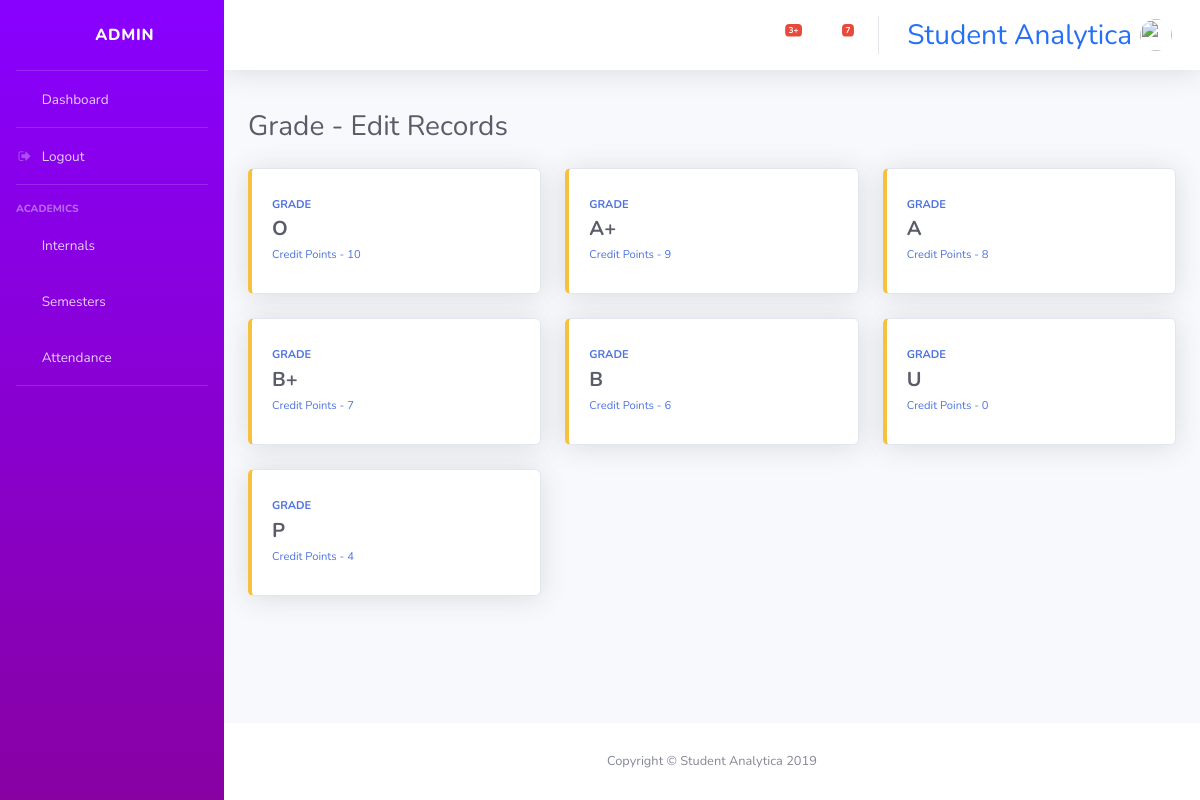
The page /grade/edit/ (signed in) on the database as committed earlier.
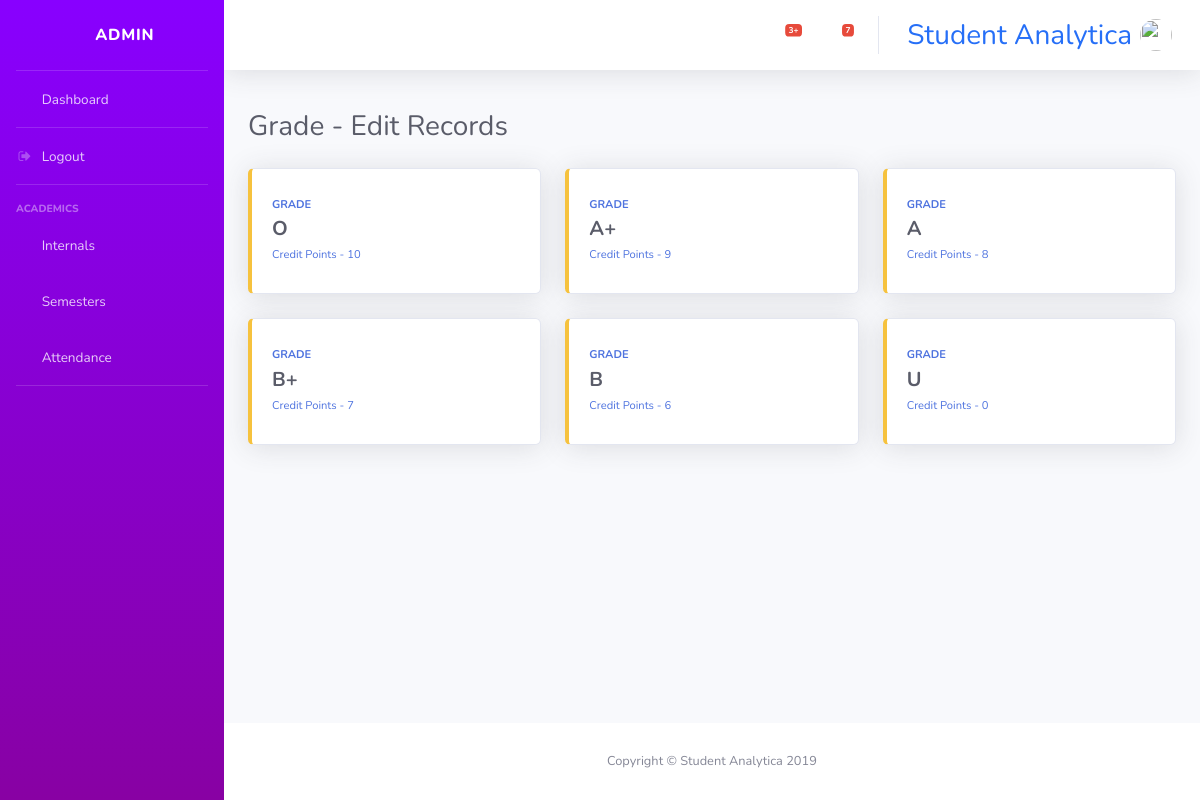
The same page on the database as committed later.
### console/models.py (models this page shows, shortened)
class Grade(models.Model):
    points = models.IntegerField()
    letter = models.CharField(max_length=2, unique=True)

### console/views/grade.py (the view)
def elist(request):
    if request.user.is_authenticated:
        if request.user.is_staff:
            context={
                'grades': Grade.objects.all()
            }
            return render(request, 'console/grades/list.html', context)
        else:
            return redirect('dashboard')

### console/templates/console/grades/list.html
{% extends "base.html" %}
{% block content %}
<br>
<div class="d-sm-flex align-items-center justify-content-between mb-4">
    <h1 class="h3 mb-0 text-gray-800">Grade - Edit Records</h1>
</div>
<div class="row">
    {% for grade in grades %}
    <div class="col-xl-4 col-md-6 mb-4">
        <a href="{% url 'edit_grade_form' pk=grade.id %}" style="text-decoration: none;">
            <div class="card border-left-warning shadow h-100 py-2">
                <div class="card-body">
                    <div class="row no-gutters align-items-center">
                        <div class="col mr-2">
                            <div class="text-xs font-weight-bold text-primary text-uppercase mb-1">GRADE</div>
                            <div class="h5 mb-0 font-weight-bold text-gray-800">{{grade.letter}}</div>
                            <span class="text-xs">Credit Points - {{grade.points}}</span>
                        </div>
                        <div class="col-auto">
                            <i class="fas fa-trophy fa-2x text-gray-300"></i>
                        </div>
                    </div>
                </div>
            </div>
        </a>
    </div>
    {% endfor %}
</div>
{% endblock content %}

Rows that differ between the two databases and show on the page:
removed Grade: letter "P", points "4"
